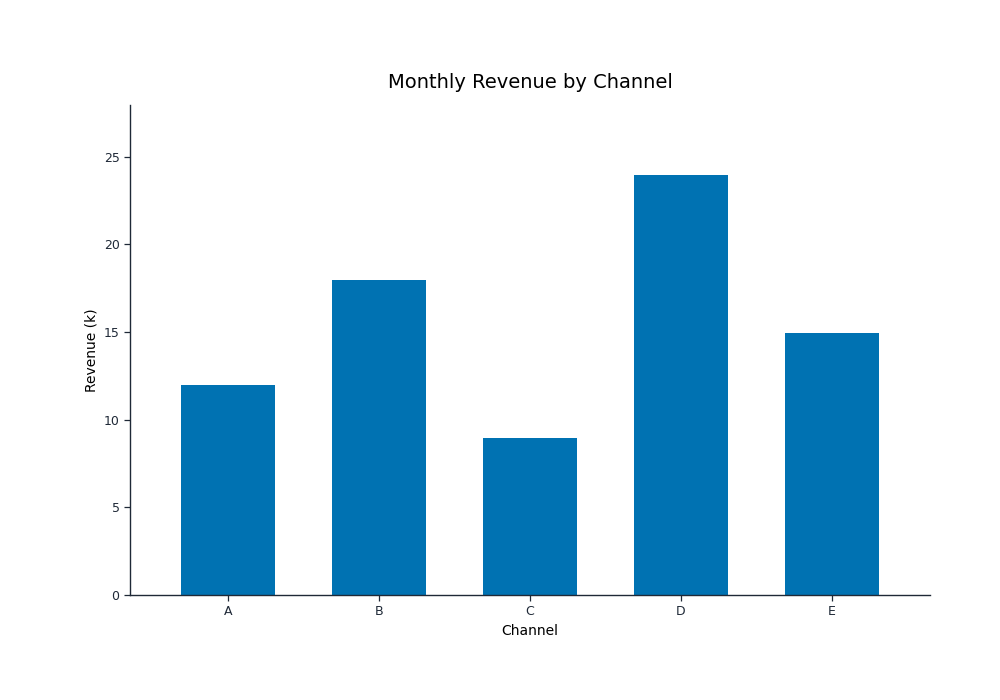

Write the Python code that produced this figure.
# -*- coding: utf-8 -*-
# 由 viz-reverse/calibrate_and_extract.py 生成；只含反推数据与测得的样式参数。
import json
from pathlib import Path
import matplotlib
matplotlib.use('Agg')
import matplotlib.pyplot as plt
import numpy as np

plt.rcParams['font.family'] = 'DejaVu Sans'


def style_axes(ax):
    for side in ('top', 'right'):
        ax.spines[side].set_visible(False)
    for side in ('left', 'bottom'):
        ax.spines[side].set_color('#1F2937')
        ax.spines[side].set_linewidth(1.0)
    ax.tick_params(direction='out', length=4, width=0.9, colors='#1F2937', labelsize=9)
    ax.grid(False)

CATS = ["A", "B", "C", "D", "E"]
VALS = [11.977, 17.972, 8.951, 23.967, 14.946]
COLOR = "#0072B2"
AX_RECT = [0.13, 0.15000000000000002, 0.8, 0.7]
XLIM = [-0.65, 4.65]; YLIM = [-0.013, 27.963]
TITLE = "Monthly Revenue by Channel"
XLABEL = "Channel"
YLABEL = "Revenue (k)"
YTICKS = [0, 5, 10, 15, 20, 25]

def main():
    fig = plt.figure(figsize=(10.0, 7.0), dpi=100, facecolor='white')
    ax = fig.add_axes(AX_RECT)
    ax.bar(range(len(CATS)), VALS, color=COLOR, width=0.62)
    ax.set_xticks(range(len(CATS))); ax.set_xticklabels(CATS)
    if XLIM: ax.set_xlim(XLIM)
    if YLIM: ax.set_ylim(YLIM)
    if YTICKS: ax.set_yticks(YTICKS)
    ax.set_title(TITLE, fontsize=14, pad=12)
    if XLABEL: ax.set_xlabel(XLABEL, fontsize=10)
    if YLABEL: ax.set_ylabel(YLABEL, fontsize=10)
    style_axes(ax)
    fig.savefig(Path(__file__).with_name('reproduction.png'), dpi=100, facecolor='white')
    plt.close(fig)


if __name__ == '__main__':
    main()
